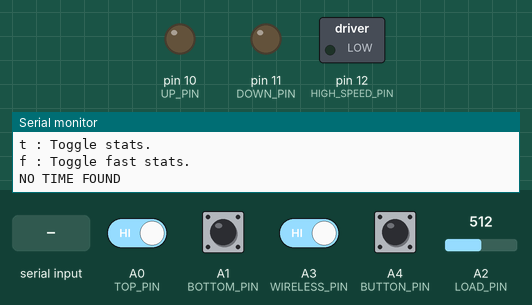
A sketch run on a simulated Arduino Uno, built with avr-gcc and run on an emulated ATmega328P. On the bench: switched loads named in the sketch (green lamp = pin HIGH), output pins drawn as LEDs (lit = HIGH), the last lines printed to the serial monitor. The test bench sets the inputs (shaded band); at power-on: A0 (TOP_PIN), A1 (BOTTOM_PIN), A3 (WIRELESS_PIN), A4 (BUTTON_PIN) HIGH, A2 (LOAD_PIN) = 512. EEPROM starts erased.

Above: at 1.3 s.
1.4 s: "u" received over Serial
At 2.1 s:
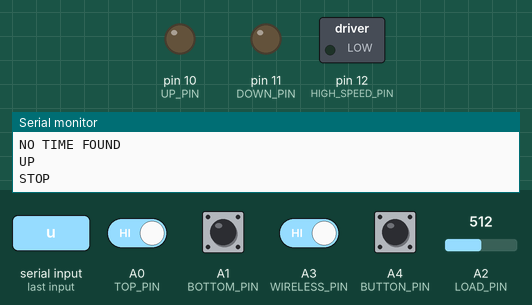
2.9 s: "d" received over Serial
At 3.3 s:
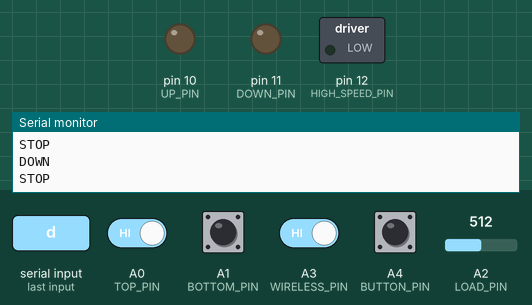
4.4 s: "c" received over Serial
At 5.7 s:
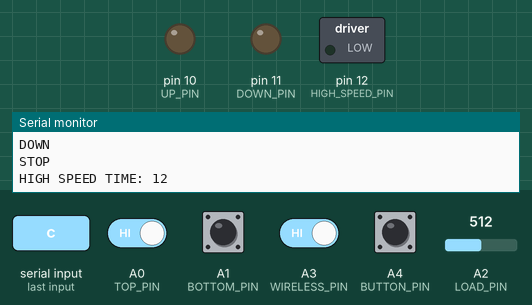
6.1 s: A0 (TOP_PIN) driven LOW and A3 (WIRELESS_PIN) driven LOW
At 7.5 s:
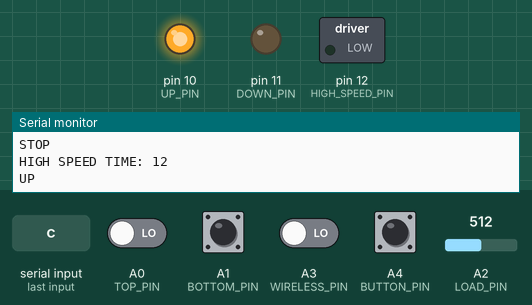
9.1 s: A4 (BUTTON_PIN) pulled LOW for 0.15 s
At 12.0 s:
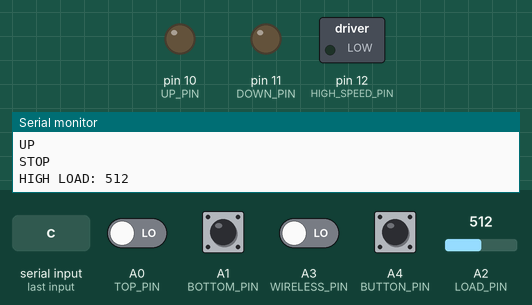
12.2 s: A4 (BUTTON_PIN) pulled LOW for 1 s
At 13.3 s:
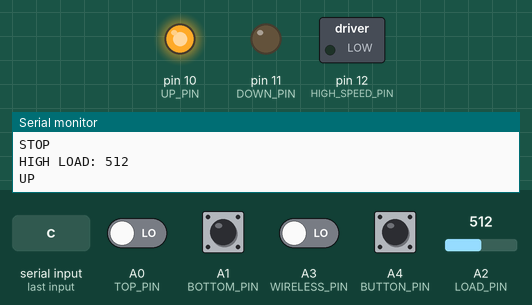
Timing chart, 0 to 15.8 s (numbered marks = the images above; inputs shaded):
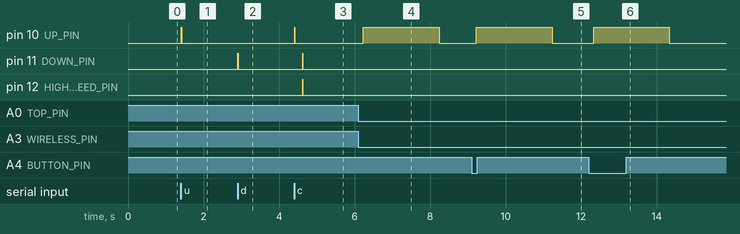

Measured:
- after the input at 1.4 s, pin 10 (UP_PIN): LOW → HIGH at once, → LOW 0.01 s later
- after the input at 2.9 s, pin 11 (DOWN_PIN): LOW → HIGH at once, → LOW 0.01 s later
- after the input at 4.4 s, pin 10 (UP_PIN): LOW → HIGH at once, → LOW 0.01 s later; pin 11 (DOWN_PIN), pin 12 (HIGH_SPEED_PIN): LOW → HIGH after 0.22 s, → LOW 0.01 s later
- after the input at 6.1 s, pin 10 (UP_PIN): LOW → HIGH after 0.13 s, → LOW 2.0 s later
- after the input at 9.1 s, pin 10 (UP_PIN): LOW → HIGH after 0.13 s, → LOW 2.0 s later
- after the input at 12.2 s, pin 10 (UP_PIN): LOW → HIGH after 0.13 s, → LOW 2.0 s later

The sketch:

garage_controller.ino
```cpp
#define LOAD_MEASUREMENTS 10
#define HIGH_LOAD 400
#define HIGH_LOAD_START 700
#define HIGH_LOAD_EXTREME 850
#define START_TIME 300
#define LOW_SPEED_TIME 2000
#define LOW_SPEED_TIME_END 4000
#define DEBOUNCE_READS 10

#define TOP_PIN A0  // white
#define BOTTOM_PIN A1  // green
#define LOAD_PIN A2  // yellow - PB0, 19 of 28

#define WIRELESS_PIN A3  // blue
#define BUTTON_PIN A4  // white + red

#define UP_PIN 10  // yellow - PA4, 23 of 28
#define DOWN_PIN 11  // green - PA5, 22 of 28
#define HIGH_SPEED_PIN 12  // blue - PA0 + PA3, 27 + 24 of 28

// ---- STATE ----

// motor
int direction = -1;  // -1: down, +1: up
bool running = false;
bool highSpeed = false;
long position = 0;

// control motor
bool motorShouldStart = false;
bool motorShouldStop = false;

// inputs
bool top = false;
bool bottom = false;
bool wireless = true;
bool button = false;
bool tempInput = false;
int buttonReadsEqual = 0;
int wirelessReadsEqual = 0;
int load = 0;

void readInputs () {
  top = digitalRead(TOP_PIN) == 1;
  bottom = digitalRead(BOTTOM_PIN) == 1;
  load = loadRead(LOAD_PIN);

  buttonRead();
  wirelessRead();
}

int loadRead (int pin) {
  long integral = 0;
  for (int i = 0; i < LOAD_MEASUREMENTS; i += 1) {
    integral += analogRead(pin);
    delay(1);
  }
  return integral / LOAD_MEASUREMENTS;
}

void buttonRead () {
  tempInput = digitalRead(BUTTON_PIN) == 0;
  if (tempInput != button) {
    // debounce
    buttonReadsEqual += 1;
    if (buttonReadsEqual > DEBOUNCE_READS) {
      button = tempInput;
      if (button && running) {
        motorShouldStop = true;
      } else if (button && !running) {
        motorShouldStart = true;
      }
    }
  } else {
    buttonReadsEqual = 0;
  }
}

void wirelessRead () {
  tempInput = digitalRead(WIRELESS_PIN) == 0;
  if (tempInput != wireless) {
    // debounce
    wirelessReadsEqual += 1;
    if (wirelessReadsEqual > DEBOUNCE_READS) {
      wireless = tempInput;
      if (!wireless && running) {
        motorShouldStop = true;
      } else if (wireless && !running) {
        motorShouldStart = true;
      }
    }
  } else {
    wirelessReadsEqual = 0;
  }
}

// timestamps
#define UINT_LONG_MAX 4294967295
unsigned long motorStart = 0;
unsigned long motorHighSpeedStart = 0;

unsigned long timeSince (unsigned long timestamp) {
  unsigned long now = millis();
  if (now < timestamp) {
    // millis timer has wrapped
    return UINT_LONG_MAX - timestamp + now;
  }
  return now - timestamp;
}

// stats
unsigned long prevStatsTime = 0;
bool showStats = false;
bool showStatsFast = false;

// calibration
unsigned long totalTimeLowSpeed;
unsigned long totalTimeHighSpeed;
float fastFactor = 2;

// ---- STATE END ----


void setup () {
  Serial.begin(9600);
  help();
  readCalibration();

  pinMode(TOP_PIN, INPUT_PULLUP);
  pinMode(BOTTOM_PIN, INPUT_PULLUP);
  pinMode(WIRELESS_PIN, INPUT_PULLUP);
  pinMode(BUTTON_PIN, INPUT_PULLUP);

  pinMode(UP_PIN, OUTPUT);
  pinMode(DOWN_PIN, OUTPUT);
  pinMode(HIGH_SPEED_PIN, OUTPUT);
}

void loop () {
  readInputs();

  shouldStart();
  shouldChangeSpeed();
  shouldStop();

  updatePosition();

  delay(1);
  stats();
  statsFast();
  actOnSerial();
}

void shouldStart () {
  if (running || !motorShouldStart) {
    return;
  }
  if (bottom) {
    position = 0;
    motorUp();
    return;
  }
  if (top) {
    position = totalTimeLowSpeed;
    motorDown();
    return;
  }
  if (direction == 1) {
    motorDown();
    return;
  }
  if (direction == -1) {
    motorUp();
    return;
  }
}

void shouldChangeSpeed () {
  if (!running) {
    return;
  }

  if (direction == -1 && position < LOW_SPEED_TIME_END) {
    if (highSpeed) {
      motorLowSpeed();
    }
    return;
  }

  if (direction == 1 &&
      (position > totalTimeLowSpeed ||
       totalTimeLowSpeed - position < LOW_SPEED_TIME_END)) {
    if (highSpeed) {
      motorLowSpeed();
    }
    return;
  }

  unsigned long runningTime = timeSince(motorStart);
  if (!highSpeed && runningTime > LOW_SPEED_TIME) {
    motorHighSpeed();
    return;
  }
}

void shouldStop () {
  if (!running) {
    return;
  }
  if (load > HIGH_LOAD_EXTREME) {
    stopDueToHighLoad();
    Serial.println("HIGH LOAD EXTREME");
    return;
  }
  if (motorShouldStop) {
    motorStop();
    return;
  }
  if (top && direction == 1) {
    motorStop();
    return;
  }
  if (bottom && direction == -1) {
    motorStop();
    return;
  }

  unsigned long runningTime = timeSince(motorStart);
  unsigned long highSpeedTime = timeSince(motorHighSpeedStart);
  if (!highSpeed && load > HIGH_LOAD_START && !button) {
    stopDueToHighLoad();
    Serial.println("HIGH LOAD SLOW");
    return;
  }
  if (highSpeed && highSpeedTime < START_TIME && load > HIGH_LOAD_START && !button) {
    stopDueToHighLoad();
    Serial.println("HIGH LOAD HIGH SPEED START");
    return;
  }
  if (runningTime >= LOW_SPEED_TIME && highSpeedTime > START_TIME && load > HIGH_LOAD && !button) {
    stopDueToHighLoad();
    return;
  }
}

void stopDueToHighLoad () {
  if (direction == -1 && highSpeed) {
    // run back up a bit
    motorUp();
    delay(1000);
    direction = -1;
  }
  motorStop();
  Serial.print("HIGH LOAD: ");
  Serial.println(load);
  stats();
}

unsigned long lastPosTime = 0;
void updatePosition () {
  if (!running || lastPosTime == 0) {
    lastPosTime = millis();
    return;
  }
  unsigned long diff = timeSince(lastPosTime);

  int multiplier = highSpeed ? fastFactor : 1;
  multiplier *= direction;  // plus up, minus down

  position += multiplier * diff;

  lastPosTime = millis();
}
```

calibrate.ino
```cpp
void calibrate () {
  Serial.println("CALIBRATING");
  gotoBottom();
  if (!bottom) {
    Serial.println("CALIBRATION FAILED");
    return;
  }

  // totalTimeLowSpeed
  unsigned long start = millis();
  motorUp();
  while (running) {
    readInputs();
    shouldStop();
    delay(1);
  }
  if (!top) {
    Serial.println("CALIBRATION FAILED");
    return;
  }
  totalTimeLowSpeed = timeSince(start);
  delay(200);

  Serial.print("LOW SPEED TIME: ");
  Serial.println(totalTimeLowSpeed);

  // totalTimeHighSpeed
  start = millis();
  motorHighSpeed();
  motorDown();
  while (running) {
    readInputs();
    shouldStop();
    delay(1);
  }
  if (!bottom) {
    Serial.println("CALIBRATION FAILED");
    return;
  }
  totalTimeHighSpeed = timeSince(start);

  Serial.print("HIGH SPEED TIME: ");
  Serial.println(totalTimeHighSpeed);

  EEPROMWriteLong(0, 0);
  EEPROMWriteLong(1, totalTimeLowSpeed);
  EEPROMWriteLong(2, totalTimeHighSpeed);
}

void readCalibration () {
  // Each byte in EEPROM is 255 as default, when not written to
  if (EEPROMReadLong(0) != 0) {
    // time not read, abort
    Serial.println("NO TIME FOUND");
    return;
  }
  totalTimeLowSpeed = EEPROMReadLong(1);
  totalTimeHighSpeed = EEPROMReadLong(2);
  fastFactor = float(totalTimeLowSpeed) / totalTimeHighSpeed;

  Serial.print("LOW SPEED TIME: ");
  Serial.println(totalTimeLowSpeed);

  Serial.print("HIGH SPEED TIME: ");
  Serial.println(totalTimeHighSpeed);

  Serial.print("HIGH SPEED FACTOR: ");
  Serial.println(fastFactor);
}

void gotoBottom () {
  if (bottom) {
    return;
  }
  motorHighSpeed();
  motorDown();
  do {
    readInputs();
    shouldStop();
    delay(1);
  } while (running);
  delay(200); // do not turn immediately, avoiding high load
}
```

eeprom.ino
```cpp
#include <EEPROM.h>

// Write a 4 byte long to the eeprom
void EEPROMWriteLong (int address, long value) {
  // One = Most significant
  // Four = Least significant byte
  byte four = (value & 0xFF);
  byte three = ((value >> 8) & 0xFF);
  byte two = ((value >> 16) & 0xFF);
  byte one = ((value >> 24) & 0xFF);

  EEPROM.write(4*address, four);
  EEPROM.write(4*address + 1, three);
  EEPROM.write(4*address + 2, two);
  EEPROM.write(4*address + 3, one);
}

long EEPROMReadLong (long address) {
  long four = EEPROM.read(4*address);
  long three = EEPROM.read(4*address + 1);
  long two = EEPROM.read(4*address + 2);
  long one = EEPROM.read(4*address + 3);

  return four + (three << 8) + (two << 16) + (one << 24);
}
```

motor.ino
```cpp
void motorUp () {
  digitalWrite(DOWN_PIN, LOW);
  digitalWrite(UP_PIN, HIGH);

  direction = 1;
  running = true;
  motorStart = millis();
  motorShouldStart = false;
  Serial.println("UP");
}

void motorDown () {
  digitalWrite(UP_PIN, LOW);
  digitalWrite(DOWN_PIN, HIGH);

  direction = -1;
  running = true;
  motorStart = millis();
  motorShouldStart = false;
  Serial.println("DOWN");
}

void motorHighSpeed () {
  digitalWrite(HIGH_SPEED_PIN, HIGH);
  highSpeed = true;
  motorHighSpeedStart = millis();
  Serial.println("HIGH SPEED");
}

void motorLowSpeed () {
  digitalWrite(HIGH_SPEED_PIN, LOW);
  highSpeed = false;
  motorHighSpeedStart = 0;
  Serial.println("LOW SPEED");
}

void motorStop () {
  digitalWrite(UP_PIN, LOW);
  digitalWrite(DOWN_PIN, LOW);
  digitalWrite(HIGH_SPEED_PIN, LOW);

  running = false;
  motorShouldStop = false;
  motorShouldStart = false;
  highSpeed = false;
  motorStart = 0;
  motorHighSpeedStart = 0;
  Serial.println("STOP");
}
```

serial.ino
```cpp
void actOnSerial () {
  while (Serial.available() > 0) {
    char cmd = Serial.read();
    switch (cmd) {
      case 'u':
        motorUp();
        break;
      case 'd':
        motorDown();
        break;
      case 's':
        motorStop();
        break;
      case 'h':
        help();
        break;
      case 'c':
        calibrate();
        break;
      case 't':
        toggleStats();
        break;
      case 'f':
        toggleStatsFast();
        break;
    }
  }
}

void help () {
  Serial.println("--- COMMANDS ---");
  Serial.println("h : Help, this menu.");
  Serial.println("u : Up, drive garage door up.");
  Serial.println("d : Down, drive garage door down.");
  Serial.println("s : Stop the garage door.");
  Serial.println("c : Calibration.");
  Serial.println("t : Toggle stats.");
  Serial.println("f : Toggle fast stats.");
}

void stats () {
  // print stats every second
  if (showStats == false || abs(millis() - prevStatsTime) < 1000) {
    return;
  }

  prevStatsTime = millis();

  Serial.println("top  \tbottom\tload");
  Serial.print(top);
  Serial.print("\t");
  Serial.print(bottom);
  Serial.print("\t");
  Serial.println(load);

  Serial.println("motorShouldStart\tmotorShouldStop");
  Serial.print(motorShouldStart);
  Serial.print("\t\t\t");
  Serial.println(motorShouldStop);

  Serial.print("running: ");
  Serial.println(running);
  Serial.print("direction: ");
  Serial.println(direction);
  Serial.print("highSpeed: ");
  Serial.println(highSpeed);
  Serial.print("position: ");
  Serial.println(position);
}

void statsFast () {
  // print stats every 100 ms
  if (showStatsFast == false || abs(millis() - prevStatsTime) < 100) {
    return;
  }

  prevStatsTime = millis();

  Serial.println("top  \tbottom\tload");
  Serial.print(top);
  Serial.print("\t");
  Serial.print(bottom);
  Serial.print("\t");
  Serial.println(load);
}

void toggleStats () {
  showStats = !showStats;
}

void toggleStatsFast () {
  showStatsFast = !showStatsFast;
}
```
